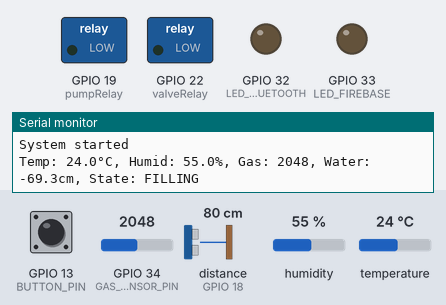
The sketch below on a simulated ESP32. On the bench: switched loads named in the sketch (green lamp = pin HIGH), output pins drawn as LEDs (lit = HIGH), the last lines printed to the serial monitor. Wiring (inferred from the names in the program): ultrasonic range finder: trigger GPIO 5; echo GPIO 18. The test bench sets the inputs (shaded band); at power-on: GPIO 13 (BUTTON_PIN) HIGH, distance to the obstacle (sensor on GPIO 18) 80 cm, GPIO 34 (GAS_SENSOR_PIN) = 2048, humidity 55 %, temperature 24 °C. The echo pulse lasts 58.3 µs per cm; WiFi joins after 1.5 s; servers stay silent unless stated; the local clock reads 2024-03-15 10:24:30 at power-on unless the sketch sets it; nothing arrives over Bluetooth unless stated; a phone connects over Bluetooth LE 3 s after start; pins used as bus, display or sensor lines are not drawn.

Above: at 2.7 s.
2.8 s: GPIO 13 (BUTTON_PIN) pulled LOW for 0.15 s
At 5.2 s:
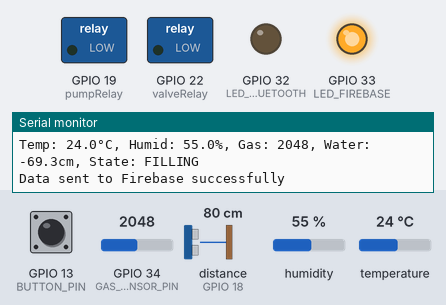
5.5 s: GPIO 13 (BUTTON_PIN) pulled LOW for 1 s
At 7.5 s:
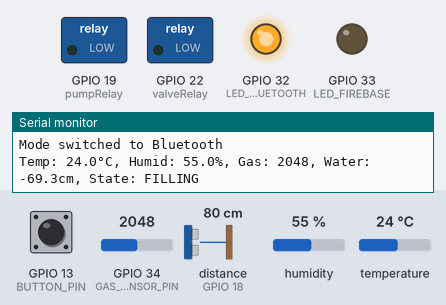
8.0 s: distance to the obstacle (sensor on GPIO 18) set to 7 cm
9.5 s: distance to the obstacle (sensor on GPIO 18) set to 4 cm
Timing chart, 0 to 12.5 s (numbered marks = the images above; inputs shaded):
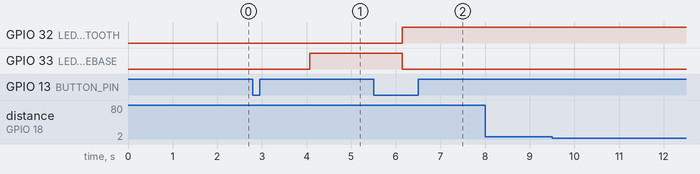

Measured:
- after the input at 2.8 s, GPIO 32 (LED_BLUETOOTH): stays LOW (without the input it goes to HIGH after 1.3 s); GPIO 33 (LED_FIREBASE): LOW → HIGH after 1.3 s
- after the input at 5.5 s, GPIO 32 (LED_BLUETOOTH): LOW → HIGH after 0.65 s; GPIO 33 (LED_FIREBASE): HIGH → LOW after 0.65 s

The sketch:

Hydroponic_system.ino
```cpp
#include <BLEDevice.h>
#include <BLEServer.h>
#include <BLEUtils.h>
#include <BLE2902.h>
#include <WiFi.h>
#include <FirebaseESP32.h>
#include <DHT.h>
#include <time.h>

// Pin configuration
#define DHTPIN 4          // GPIO 4 for DHT11
#define BUTTON_PIN 13     // GPIO 13 for push button
#define LED_FIREBASE 33   // GPIO 21 for Firebase mode LED
#define LED_BLUETOOTH 32  // GPIO 23 for Bluetooth mode LED
#define GAS_SENSOR_PIN 34 // GPIO 34 for gas sensor
const int trigPin = 5;           // Ultrasonic sensor TRIG
const int echoPin = 18;          // Ultrasonic sensor ECHO
const int pumpRelay = 19;        // Water pump control (LOW = ON)
const int valveRelay = 22;       // Drain valve control (LOW = ON)

// Thresholds
const int minWaterLevel = 2;     // Minimum water level (cm)
const int maxWaterLevel = 5;     // Maximum water level (cm)

// Water control states
enum WaterState { FILLING, WAITING_TO_DRAIN, DRAINING };
WaterState waterState = FILLING;
unsigned long stateStartTime = 0;
const unsigned long DRAIN_DELAY = 30000; // 30 seconds delay before draining

// Sensor type
#define DHTTYPE DHT11

// WiFi credentials
#define WIFI_SSID "TT_E598"
#define WIFI_PASSWORD "c611sfk7d5"

// Firebase credentials
#define FIREBASE_HOST "https://hydroponic-system-be5a7-default-rtdb.firebaseio.com/"
#define FIREBASE_AUTH "GmaJoIAPQJaQbbjZfyjkOUBHwtndqysSlmwZXbXY"

// Time configuration
#define GMT_OFFSET_SEC 3600
#define DAYLIGHT_OFFSET_SEC 0

// BLE UUIDs
#define SERVICE_UUID "4fafc201-1fb5-459e-8fcc-c5c9c331914b"
#define TEMP_CHAR_UUID "beb5483e-36e1-4688-b7f5-ea07361b26a8"
#define HUMID_CHAR_UUID "a0996798-aa52-4858-be39-00924cae77cb"
#define GAS_CHAR_UUID "beb5483e-36e1-4688-b7f5-ea07361b26a9"
#define WATER_CHAR_UUID "beb5483e-36e1-4688-b7f5-ea07361b26aa"
#define STATE_CHAR_UUID "beb5483e-36e1-4688-b7f5-ea07361b26ab"

// Global variables
DHT dht(DHTPIN, DHTTYPE);
FirebaseData firebaseData;
FirebaseConfig firebaseConfig;
FirebaseAuth firebaseAuth;
String outputPath = "ESP";

BLEServer* pServer = NULL;
BLEService* pService = NULL;
BLECharacteristic* pTempChar = NULL;
BLECharacteristic* pHumidChar = NULL;
BLECharacteristic* pGasChar = NULL;
BLECharacteristic* pWaterChar = NULL;
BLECharacteristic* pStateChar = NULL;

float temperature = 0;
float humidity = 0;
int gasValue = 0;
float waterLevel = 0;

// Timing
unsigned long lastMeasurementTime = 0;
const unsigned long measurementInterval = 2000; // 2 seconds
bool deviceConnected = false;
bool currentMode = false; // false = Bluetooth, true = Firebase
bool lastButtonState = HIGH;

class MyServerCallbacks: public BLEServerCallbacks {
    void onConnect(BLEServer* pServer) {
        deviceConnected = true;
        Serial.println("Device connected");
    };

    void onDisconnect(BLEServer* pServer) {
        deviceConnected = false;
        Serial.println("Device disconnected");
        // Restart advertising to allow reconnection
        pServer->startAdvertising();
    }
};

class PumpCallbacks: public BLECharacteristicCallbacks {
    void onWrite(BLECharacteristic *pCharacteristic) {
        std::string value = pCharacteristic->getValue();
        if (value.length() > 0) {
            int command = value[0];
            if (command == 1) {
                digitalWrite(pumpRelay, LOW);
                Serial.println("Pump turned ON via BLE");
            } else {
                digitalWrite(pumpRelay, HIGH);
                Serial.println("Pump turned OFF via BLE");
            }
        }
    }
};

float measureWaterLevel() {
  digitalWrite(trigPin, LOW);
  delayMicroseconds(2);
  digitalWrite(trigPin, HIGH);
  delayMicroseconds(10);
  digitalWrite(trigPin, LOW);

  long duration = pulseIn(echoPin, HIGH);
  float distance = duration * 0.034 / 2;
  return 10 - distance; // Assuming 10cm is full tank height
}

void controlWaterSystem(float waterLevel) {
  switch(waterState) {
    case FILLING:
       pinMode(pumpRelay, OUTPUT);  // Pump ON
       pinMode(valveRelay, INPUT);  // Valve OFF

      if (waterLevel >= maxWaterLevel) {
         pinMode(pumpRelay, INPUT); // Pump OFF
        waterState = WAITING_TO_DRAIN;
        stateStartTime = millis();
        Serial.println("Max level reached - waiting 30 seconds to drain");
      }
      break;

    case WAITING_TO_DRAIN:
      if (millis() - stateStartTime >= DRAIN_DELAY) {
        waterState = DRAINING;
        Serial.println("Starting drainage");
      }
      break;

    case DRAINING:
       pinMode(pumpRelay, INPUT);  // Pump OFF
       pinMode(valveRelay, OUTPUT);   // Valve ON

      if (waterLevel < minWaterLevel) {
        pinMode(valveRelay, INPUT); // Valve OFF
        waterState = FILLING;
        Serial.println("Min level reached - starting refill");
      }
      break;
  }
}

const char* getStateName(WaterState state) {
  switch(state) {
    case FILLING: return "FILLING";
    case WAITING_TO_DRAIN: return "WAITING";
    case DRAINING: return "DRAINING";
    default: return "UNKNOWN";
  }
}

void readSensors() {
    float newTemp = dht.readTemperature();
    float newHumid = dht.readHumidity();
    waterLevel = measureWaterLevel();

    if (!isnan(newTemp)) temperature = newTemp;
    if (!isnan(newHumid)) humidity = newHumid;

    gasValue = analogRead(GAS_SENSOR_PIN);
    controlWaterSystem(waterLevel);

    Serial.printf("Temp: %.1f°C, Humid: %.1f%%, Gas: %d, Water: %.1fcm, State: %s\n",
                 temperature, humidity, gasValue, waterLevel, getStateName(waterState));
}

void setupBluetooth() {
    BLEDevice::init("SmartFarm-ESP32");
    pServer = BLEDevice::createServer();
    pServer->setCallbacks(new MyServerCallbacks());

    pService = pServer->createService(SERVICE_UUID);

    // Create characteristics
    pTempChar = pService->createCharacteristic(
        TEMP_CHAR_UUID,
        BLECharacteristic::PROPERTY_READ | BLECharacteristic::PROPERTY_NOTIFY
    );
    pTempChar->addDescriptor(new BLE2902());

    pHumidChar = pService->createCharacteristic(
        HUMID_CHAR_UUID,
        BLECharacteristic::PROPERTY_READ | BLECharacteristic::PROPERTY_NOTIFY
    );
    pHumidChar->addDescriptor(new BLE2902());

    pGasChar = pService->createCharacteristic(
        GAS_CHAR_UUID,
        BLECharacteristic::PROPERTY_READ | BLECharacteristic::PROPERTY_NOTIFY
    );
    pGasChar->addDescriptor(new BLE2902());

    pWaterChar = pService->createCharacteristic(
        WATER_CHAR_UUID,
        BLECharacteristic::PROPERTY_READ | BLECharacteristic::PROPERTY_NOTIFY
    );
    pWaterChar->addDescriptor(new BLE2902());

    pStateChar = pService->createCharacteristic(
        STATE_CHAR_UUID,
        BLECharacteristic::PROPERTY_READ
    );

    pService->start();
    BLEAdvertising* pAdvertising = BLEDevice::getAdvertising();
    pAdvertising->addServiceUUID(SERVICE_UUID);
    pAdvertising->setScanResponse(true);
    BLEDevice::startAdvertising();
    Serial.println("BLE Server Ready");
}

void setupFirebase() {
    WiFi.begin(WIFI_SSID, WIFI_PASSWORD);
    Serial.print("Connecting to WiFi");
    while (WiFi.status() != WL_CONNECTED) {
        delay(500);
        Serial.print(".");
    }
    Serial.println();
    Serial.print("Connected with IP: ");
    Serial.println(WiFi.localIP());

    firebaseConfig.host = FIREBASE_HOST;
    firebaseConfig.signer.tokens.legacy_token = FIREBASE_AUTH;
    Firebase.begin(&firebaseConfig, &firebaseAuth);
    Firebase.reconnectWiFi(true);

    // Sync time
    configTime(GMT_OFFSET_SEC, DAYLIGHT_OFFSET_SEC, "pool.ntp.org", "time.nist.gov");
    Serial.println("Synchronizing time...");
    while (!time(nullptr)) {
        delay(500);
        Serial.print(".");
    }
    Serial.println("\nTime synchronized!");

    Serial.println("Firebase initialized");
}

void sendDataBluetooth() {
    if (!deviceConnected) return;

    uint8_t tempBuffer[4];
    memcpy(tempBuffer, &temperature, 4);
    pTempChar->setValue(tempBuffer, 4);
    pTempChar->notify();

    uint8_t humidBuffer[4];
    memcpy(humidBuffer, &humidity, 4);
    pHumidChar->setValue(humidBuffer, 4);
    pHumidChar->notify();

    uint8_t gasByte = map(gasValue, 0, 4095, 0, 255);
    pGasChar->setValue(&gasByte, 1);
    pGasChar->notify();

    uint8_t waterByte = constrain(waterLevel * 10, 0, 255); // Convert to cm*10 for better precision
    pWaterChar->setValue(&waterByte, 1);
    pWaterChar->notify();

    String stateStr = getStateName(waterState);
    pStateChar->setValue(stateStr.c_str());
}

void sendDataFirebase() {
    FirebaseJson json;
    json.set("temperature", temperature);
    json.set("humidity", humidity);
    json.set("gas", gasValue);
    json.set("water_level", waterLevel);
    json.set("state", getStateName(waterState));

    if (Firebase.set(firebaseData, outputPath, json)) {
        Serial.println("Data sent to Firebase successfully");
    } else {
        Serial.println("Failed to send data to Firebase");
        Serial.println("REASON: " + firebaseData.errorReason());
    }
}

void setup() {
    Serial.begin(115200);

    // Initialize pins
    pinMode(BUTTON_PIN, INPUT_PULLUP);
    pinMode(LED_FIREBASE, OUTPUT);
    pinMode(LED_BLUETOOTH, OUTPUT);
    pinMode(trigPin, OUTPUT);
    pinMode(echoPin, INPUT);
    pinMode(GAS_SENSOR_PIN, INPUT);


    // Start with both LEDs OFF
    digitalWrite(LED_BLUETOOTH, LOW);
    digitalWrite(LED_FIREBASE, LOW);

    dht.begin();

    // Initialize both modes
    setupBluetooth();
    setupFirebase();

    Serial.println("System started");
}

void loop() {
    // Check mode switch button
    bool buttonState = digitalRead(BUTTON_PIN);
    if (buttonState == LOW && lastButtonState == HIGH) {
        currentMode = !currentMode;
        Serial.println("Mode switched to " + String(currentMode ? "Firebase" : "Bluetooth"));
        delay(200); // Debounce
    }
    lastButtonState = buttonState;

    // Read sensors and control water system
    if (millis() - lastMeasurementTime >= measurementInterval) {
        readSensors();
        lastMeasurementTime = millis();

        if (currentMode) {
            // Firebase mode
            digitalWrite(LED_BLUETOOTH, LOW);
            digitalWrite(LED_FIREBASE, HIGH);
            sendDataFirebase();
        } else {
            // Bluetooth mode (only send data if connected)
            digitalWrite(LED_FIREBASE, LOW);
            digitalWrite(LED_BLUETOOTH, deviceConnected ? HIGH : LOW);
            if (deviceConnected) {
                sendDataBluetooth();
            }
        }
    }

    delay(100);
}
```
